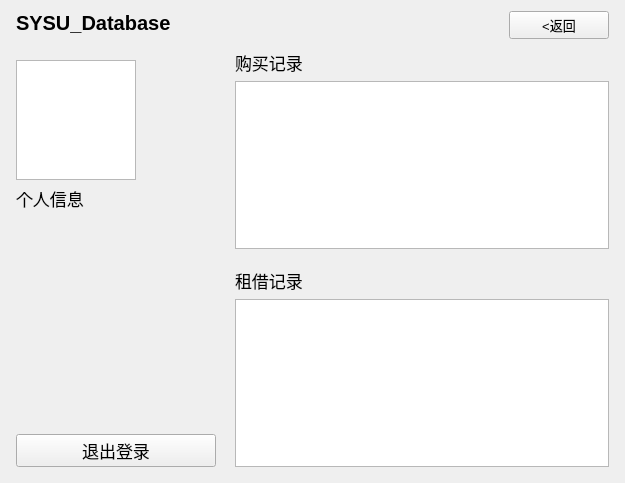
<?xml version="1.0" encoding="UTF-8"?>
<ui version="4.0">
 <class>User_person</class>
 <widget class="QWidget" name="User_person">
  <property name="geometry">
   <rect>
    <x>0</x>
    <y>0</y>
    <width>625</width>
    <height>483</height>
   </rect>
  </property>
  <property name="windowTitle">
   <string>Form</string>
  </property>
  <layout class="QHBoxLayout" name="horizontalLayout_3">
   <item>
    <spacer name="horizontalSpacer_3">
     <property name="orientation">
      <enum>Qt::Horizontal</enum>
     </property>
     <property name="sizeType">
      <enum>QSizePolicy::Fixed</enum>
     </property>
     <property name="sizeHint" stdset="0">
      <size>
       <width>5</width>
       <height>20</height>
      </size>
     </property>
    </spacer>
   </item>
   <item>
    <layout class="QVBoxLayout" name="verticalLayout_4">
     <item>
      <layout class="QHBoxLayout" name="horizontalLayout">
       <item>
        <widget class="QLabel" name="label">
         <property name="font">
          <font>
           <pointsize>15</pointsize>
           <weight>75</weight>
           <bold>true</bold>
          </font>
         </property>
         <property name="text">
          <string>SYSU_Database</string>
         </property>
         <property name="alignment">
          <set>Qt::AlignLeading|Qt::AlignLeft|Qt::AlignTop</set>
         </property>
        </widget>
       </item>
       <item>
        <widget class="QPushButton" name="pushButton_back">
         <property name="maximumSize">
          <size>
           <width>100</width>
           <height>16777215</height>
          </size>
         </property>
         <property name="font">
          <font>
           <pointsize>10</pointsize>
          </font>
         </property>
         <property name="text">
          <string>&lt;返回</string>
         </property>
        </widget>
       </item>
      </layout>
     </item>
     <item>
      <spacer name="verticalSpacer_2">
       <property name="orientation">
        <enum>Qt::Vertical</enum>
       </property>
       <property name="sizeType">
        <enum>QSizePolicy::Fixed</enum>
       </property>
       <property name="sizeHint" stdset="0">
        <size>
         <width>10</width>
         <height>5</height>
        </size>
       </property>
      </spacer>
     </item>
     <item>
      <layout class="QHBoxLayout" name="horizontalLayout_2">
       <item>
        <layout class="QVBoxLayout" name="verticalLayout">
         <item>
          <spacer name="verticalSpacer_5">
           <property name="orientation">
            <enum>Qt::Vertical</enum>
           </property>
           <property name="sizeType">
            <enum>QSizePolicy::Fixed</enum>
           </property>
           <property name="sizeHint" stdset="0">
            <size>
             <width>20</width>
             <height>10</height>
            </size>
           </property>
          </spacer>
         </item>
         <item>
          <widget class="QGraphicsView" name="graphicsView">
           <property name="sizePolicy">
            <sizepolicy hsizetype="Preferred" vsizetype="Preferred">
             <horstretch>150</horstretch>
             <verstretch>150</verstretch>
            </sizepolicy>
           </property>
           <property name="minimumSize">
            <size>
             <width>120</width>
             <height>120</height>
            </size>
           </property>
           <property name="maximumSize">
            <size>
             <width>120</width>
             <height>120</height>
            </size>
           </property>
           <property name="font">
            <font>
             <pointsize>9</pointsize>
            </font>
           </property>
          </widget>
         </item>
         <item>
          <widget class="QLabel" name="label_info">
           <property name="minimumSize">
            <size>
             <width>200</width>
             <height>200</height>
            </size>
           </property>
           <property name="font">
            <font>
             <pointsize>13</pointsize>
            </font>
           </property>
           <property name="text">
            <string>个人信息</string>
           </property>
           <property name="alignment">
            <set>Qt::AlignLeading|Qt::AlignLeft|Qt::AlignTop</set>
           </property>
          </widget>
         </item>
         <item>
          <widget class="QPushButton" name="pushButton_signout">
           <property name="font">
            <font>
             <pointsize>13</pointsize>
            </font>
           </property>
           <property name="text">
            <string>退出登录</string>
           </property>
          </widget>
         </item>
        </layout>
       </item>
       <item>
        <spacer name="horizontalSpacer_4">
         <property name="orientation">
          <enum>Qt::Horizontal</enum>
         </property>
         <property name="sizeType">
          <enum>QSizePolicy::Fixed</enum>
         </property>
         <property name="sizeHint" stdset="0">
          <size>
           <width>13</width>
           <height>20</height>
          </size>
         </property>
        </spacer>
       </item>
       <item>
        <layout class="QVBoxLayout" name="verticalLayout_2">
         <item>
          <widget class="QLabel" name="label_buylist">
           <property name="font">
            <font>
             <pointsize>13</pointsize>
            </font>
           </property>
           <property name="text">
            <string>购买记录</string>
           </property>
          </widget>
         </item>
         <item>
          <widget class="QListWidget" name="listWidget_1"/>
         </item>
         <item>
          <spacer name="verticalSpacer">
           <property name="orientation">
            <enum>Qt::Vertical</enum>
           </property>
           <property name="sizeType">
            <enum>QSizePolicy::Fixed</enum>
           </property>
           <property name="sizeHint" stdset="0">
            <size>
             <width>20</width>
             <height>13</height>
            </size>
           </property>
          </spacer>
         </item>
         <item>
          <layout class="QVBoxLayout" name="verticalLayout_3">
           <item>
            <widget class="QLabel" name="label_leaselist">
             <property name="font">
              <font>
               <pointsize>13</pointsize>
              </font>
             </property>
             <property name="text">
              <string>租借记录</string>
             </property>
            </widget>
           </item>
           <item>
            <widget class="QListWidget" name="listWidget_2"/>
           </item>
          </layout>
         </item>
        </layout>
       </item>
      </layout>
     </item>
     <item>
      <spacer name="verticalSpacer_4">
       <property name="orientation">
        <enum>Qt::Vertical</enum>
       </property>
       <property name="sizeType">
        <enum>QSizePolicy::Fixed</enum>
       </property>
       <property name="sizeHint" stdset="0">
        <size>
         <width>20</width>
         <height>5</height>
        </size>
       </property>
      </spacer>
     </item>
    </layout>
   </item>
   <item>
    <spacer name="horizontalSpacer_2">
     <property name="orientation">
      <enum>Qt::Horizontal</enum>
     </property>
     <property name="sizeType">
      <enum>QSizePolicy::Fixed</enum>
     </property>
     <property name="sizeHint" stdset="0">
      <size>
       <width>5</width>
       <height>20</height>
      </size>
     </property>
    </spacer>
   </item>
  </layout>
 </widget>
 <resources/>
 <connections/>
</ui>
